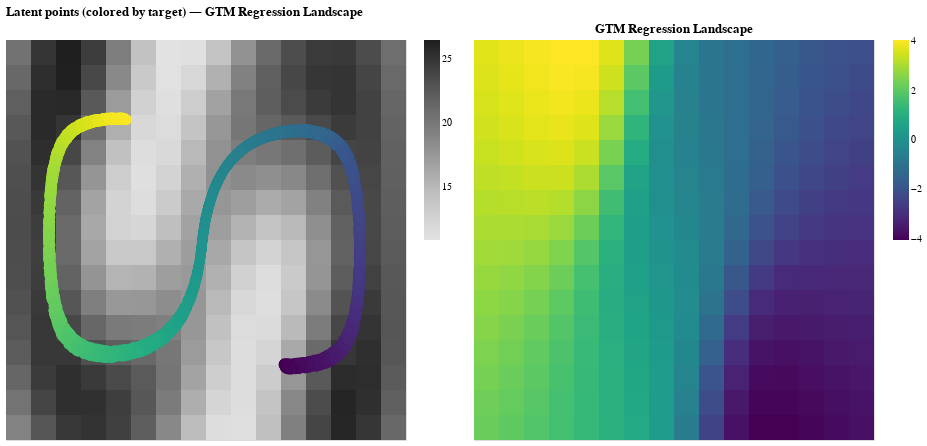

Here is the notebook cell this chart was saved with:
### Markdown cell above
### Combining landscapes and saving them

### Code cell
# --- make the two panels the same size and aligned ---
SIZE = 400  # pick any; same for both

combined = alt.hconcat(
    (chart_density + points_chart).properties(width=SIZE, height=SIZE),
    reg_chart.properties(width=SIZE, height=SIZE)).properties(title="Latent points (colored by target) — GTM Regression Landscape")

# Try displaying inline; always save to HTML as well
out_dir = "plots"
os.makedirs(out_dir, exist_ok=True)
html_path = os.path.join(out_dir, "gtm_scurve_regression.html")
combined.save(html_path)
print(f"Saved Altair visualization to {html_path}")

# Optionally display in notebooks that support Altair rendering:
combined

### Figure 1 — Vega-Lite specification as saved in the notebook (floating-point values rounded to 4 significant figures; data arrays with more than 128 entries replaced by an {"elided": "..."} marker saying what was removed)
{"config": {"view": {"continuousWidth": 300, "continuousHeight": 300}}, "hconcat": [{"layer": [{"data": {"name": "data-c672e6655952d55cf104c83b3252f348"}, "mark": {"type": "rect"}, "encoding": {"color": {"field": "filtered_density", "scale": {"scheme": {"name": "greys"}}, "title": null, "type": "quantitative"}, "tooltip": [{"field": "nodes", "title": "Node", "type": "quantitative"}, {"field": "density", "title": "Density", "type": "quantitative"}], "x": {"axis": null, "field": "x", "scale": {"domain": [1, 2, 3, 4, 5, 6, 7, 8, 9, 10, 11, 12, 13, 14, 15, 16]}, "title": null, "type": "ordinal"}, "y": {"axis": null, "field": "y", "scale": {"domain": [1, 2, 3, 4, 5, 6, 7, 8, 9, 10, 11, 12, 13, 14, 15, 16]}, "title": null, "type": "ordinal"}}, "title": ""}, {"data": {"name": "data-c4caac7123fda1c51dbb93c49eaa0d9c"}, "mark": {"type": "circle", "color": "#228be6", "opacity": 1, "size": 100}, "encoding": {"color": {"field": "color", "legend": null, "scale": {"scheme": {"name": "viridis"}}, "type": "ordinal"}, "tooltip": [{"field": "node_index", "title": "Node: ", "type": "quantitative"}, {"field": "color", "title": "Color: ", "type": "quantitative"}], "x": {"axis": null, "field": "x", "scale": {"domain": [1, 17]}, "title": null, "type": "quantitative"}, "y": {"axis": null, "field": "y", "scale": {"domain": [1, 17], "reverse": true}, "title": null, "type": "quantitative"}}, "title": ""}], "height": 400, "width": 400}, {"data": {"name": "data-6c5997bf95de446093450dfaa4c9f716"}, "mark": {"type": "rect"}, "encoding": {"color": {"field": "filtered_reg_density", "legend": {}, "scale": {"reverse": false, "scheme": {"name": "viridis"}, "type": "linear"}, "title": null, "type": "quantitative"}, "opacity": {}, "tooltip": [{"field": "nodes", "title": "Node", "type": "quantitative"}, {"field": "density", "title": "Density", "type": "quantitative"}, {"field": "filtered_reg_density", "title": "Color", "type": "quantitative"}], "x": {"axis": null, "field": "x", "scale": {"domain": [1, 2, 3, 4, 5, 6, 7, 8, 9, 10, 11, 12, 13, 14, 15, 16]}, "title": null, "type": "ordinal"}, "y": {"axis": null, "field": "y", "scale": {"domain": [1, 2, 3, 4, 5, 6, 7, 8, 9, 10, 11, 12, 13, 14, 15, 16]}, "title": null, "type": "ordinal"}}, "height": 400, "title": "GTM Regression Landscape", "width": 400}], "title": "Latent points (colored by target) — GTM Regression Landscape", "$schema": "https://vega.github.io/schema/vega-lite/v5.20.1.json", "datasets": {"data-c672e6655952d55cf104c83b3252f348": {"elided": "256 records"}, "data-c4caac7123fda1c51dbb93c49eaa0d9c": {"elided": "5000 records"}, "data-6c5997bf95de446093450dfaa4c9f716": {"elided": "256 records"}}}
